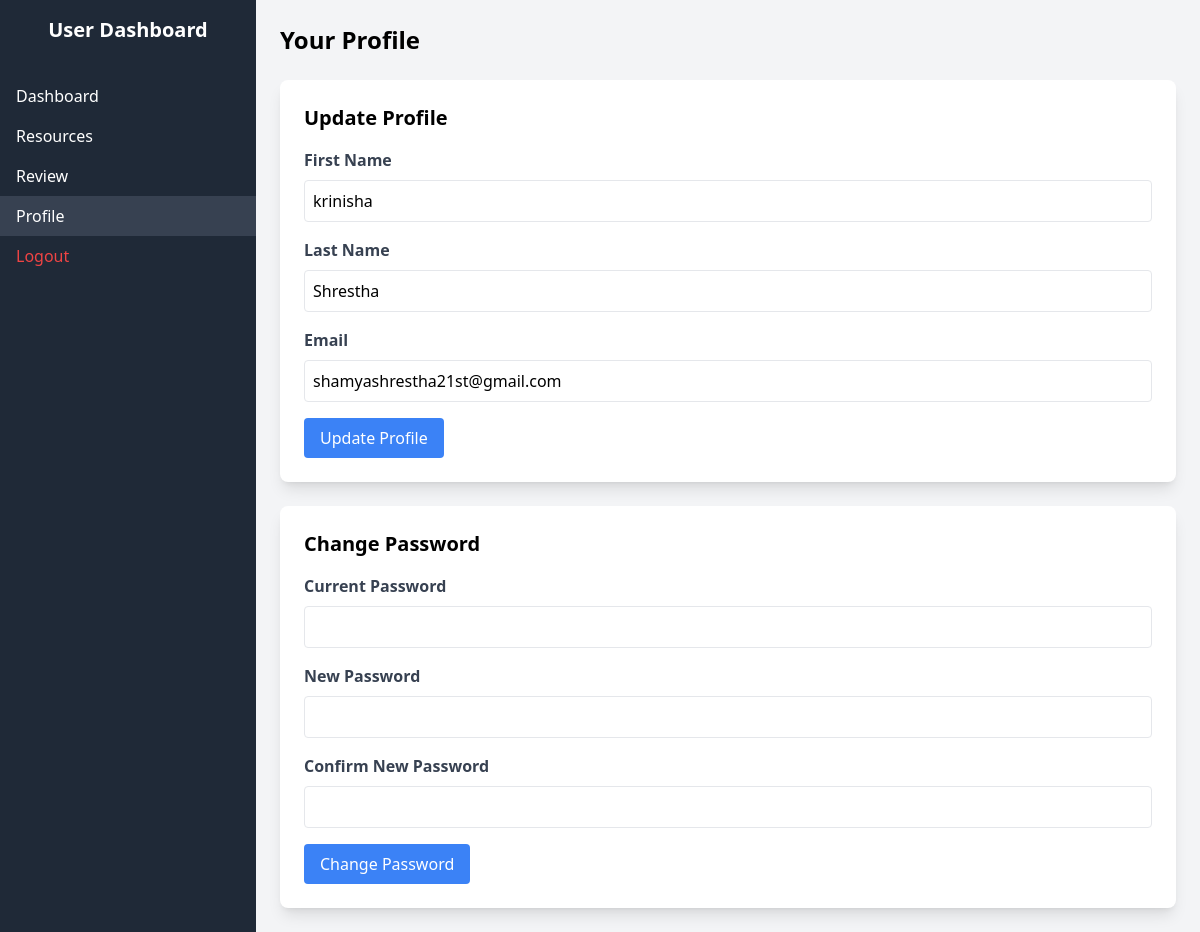
Screenshot of /pages/user_profile.php (signed in) with the database file from the repository.
### tables this page shows
CREATE TABLE `register` (
  `id` int(11) NOT NULL,
  `first_name` varchar(255) NOT NULL,
  `last_name` varchar(255) NOT NULL,
  `email` varchar(255) NOT NULL,
  `password` varchar(255) NOT NULL,
  `created_at` timestamp NOT NULL DEFAULT current_timestamp(),
  `role` enum('user','admin') DEFAULT 'user'
);

### pages/user_profile.php (the view, shortened to what this page needs)
<?php
require '../db.php';
$userId = $_SESSION['user_id'];
$sql = "SELECT * FROM register WHERE id = ?";
$stmt = $conn->prepare($sql);
$stmt->bind_param('i', $userId);
$stmt->execute();
$result = $stmt->get_result();
$user = $result->fetch_assoc();
?>
<!DOCTYPE html>
<html lang="en">
<head>
    <script src="https://cdn.tailwindcss.com"></script>
</head>
<body class="bg-gray-100">
    <div class="flex">
        <div class="w-64 bg-gray-800 text-white h-screen">
            <div class="p-4 text-xl font-bold text-center">User Dashboard</div>
            <nav class="mt-4">
                <a href="user_dashboard.php" class="block py-2 px-4 hover:bg-gray-700">Dashboard</a>
                <a href="user_resources.php" class="block py-2 px-4 hover:bg-gray-700">Resources</a>
                <a href="../reviews.php" class="block py-2 px-4 hover:bg-gray-700">Review</a>
                <a href="user_profile.php" class="block py-2 px-4 bg-gray-700">Profile</a>
                <a href="../index.php" class="block py-2 px-4 text-red-500 hover:bg-gray-700">Logout</a>
            </nav>
        </div>
        <div class="flex-1 p-6">
            <h1 class="text-2xl font-bold mb-6">Your Profile</h1>
            <div class="bg-white p-6 rounded-lg shadow-lg mb-6">
                <h2 class="text-xl font-bold mb-4">Update Profile</h2>
                <form action="user_profile.php" method="POST">
                    <div class="mb-4">
                        <label for="first_name" class="block text-gray-700 font-bold mb-2">First Name</label>
                        <input type="text" id="first_name" name="first_name" value="<?php echo htmlspecialchars($user['first_name']); ?>" class="w-full p-2 border rounded" required>
                    </div>
                    <div class="mb-4">
                        <label for="last_name" class="block text-gray-700 font-bold mb-2">Last Name</label>
                        <input type="text" id="last_name" name="last_name" value="<?php echo htmlspecialchars($user['last_name']); ?>" class="w-full p-2 border rounded" required>
                    </div>
                    <div class="mb-4">
                        <label for="email" class="block text-gray-700 font-bold mb-2">Email</label>
                        <input type="email" id="email" name="email" value="<?php echo htmlspecialchars($user['email']); ?>" class="w-full p-2 border rounded" required>
                    </div>
                    <button type="submit" name="update_profile" class="bg-blue-500 text-white px-4 py-2 rounded hover:bg-blue-600">Update Profile</button>
                </form>
            </div>
            <div class="bg-white p-6 rounded-lg shadow-lg">
                <h2 class="text-xl font-bold mb-4">Change Password</h2>
                <form action="user_profile.php" method="POST">
                    <div class="mb-4">
                        <label for="current_password" class="block text-gray-700 font-bold mb-2">Current Password</label>
                        <input type="password" id="current_password" name="current_password" class="w-full p-2 border rounded" required>
                    </div>
                    <div class="mb-4">
                        <label for="new_password" class="block text-gray-700 font-bold mb-2">New Password</label>
                        <input type="password" id="new_password" name="new_password" class="w-full p-2 border rounded" required>
                    </div>
                    <div class="mb-4">
                        <label for="confirm_password" class="block text-gray-700 font-bold mb-2">Confirm New Password</label>
                        <input type="password" id="confirm_password" name="confirm_password" class="w-full p-2 border rounded" required>
                    </div>
                    <button type="submit" name="update_password" class="bg-blue-500 text-white px-4 py-2 rounded hover:bg-blue-600">Change Password</button>
                </form>
            </div>
        </div>
    </div>
</body>
</html>

### rows the page displays
register: first_name "krinisha", last_name "Shrestha", email "shamyashrestha21st@gmail.com"
